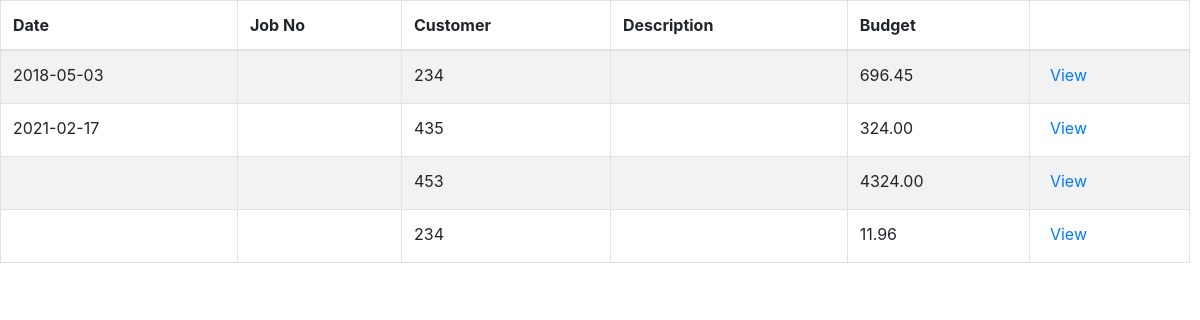
Before: /tables/billing_table.php (signed in) with the older database file.
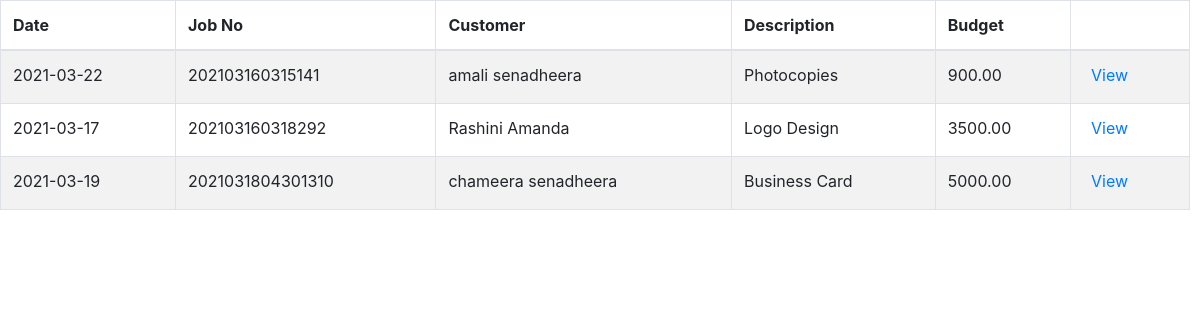
After: the same page with the newer database file.
### tables this page shows
CREATE TABLE `jobs` (
  `id` int(11) NOT NULL,
  `job_no` varchar(100) NOT NULL,
  `customer` varchar(400) NOT NULL,
  `channel` varchar(100) NOT NULL,
  `job_type` varchar(100) NOT NULL,
  `product` varchar(100) NOT NULL,
  `category` varchar(100) NOT NULL,
  `material` varchar(64) NOT NULL,
  `size` varchar(50) NOT NULL,
  `bind` varchar(50) NOT NULL,
  `colour` text NOT NULL,
  `user_description` varchar(250) NOT NULL,
  `date` date NOT NULL,
  `quantity` decimal(10,2) NOT NULL,
  `unit_price` decimal(10,2) NOT NULL,
  `budget` decimal(10,2) NOT NULL,
  `discount` decimal(10,2) NOT NULL DEFAULT '0.00',
  `discounted` decimal(10,2) NOT NULL,
  `ad_pay_amount` decimal(10,2) NOT NULL,
  `rest` decimal(10,2) NOT NULL,
  `admin_description` varchar(250) NOT NULL,
  `state` enum('request','design','production','reject','QA','complete','dispatch') NOT NULL,
  `accepted_by` varchar(100) NOT NULL,
  `designed_by` varchar(150) NOT NULL,
  `production_by` varchar(150) NOT NULL,
  `checked_by` varchar(100) NOT NULL,
  `failed_reason` varchar(255) NOT NULL,
  `cash` decimal(10,2) NOT NULL,
  `change_amt` decimal(10,2) NOT NULL,
  `payment` decimal(10,2) NOT NULL,
  `dispatch_day` varchar(100) NOT NULL,
  `dispatch_year` varchar(10) NOT NULL,
  `dispatch_month` varchar(10) NOT NULL,
  `dispatched_by` varchar(150) NOT NULL
);

### tables/billing_table.php (the view, shortened to what this page needs)
<!DOCTYPE html>
<html>
<head>
</head>
<body>
  <?php
   require '../include/config.php';
   $view_status ="complete";
  if(isset($_POST["query"]))
  {
     $search =$_POST["query"];
     $query = "SELECT * FROM jobs WHERE state='$view_status' AND customer LIKE '%".$search."%' ";
  }
  else if(isset($_POST["date"]))
  {
     $bill_date =$_POST["date"];
     $query = "SELECT * FROM jobs WHERE state='$view_status' AND dispatch_day = '$bill_date' ";
  }
  else if(isset($_POST["query"]) && ($_POST["date"]))
  {
     $search =$_POST["query"];
     $bill_date =$_POST["date"];
     $query = "SELECT * FROM jobs WHERE state='$view_status' AND dispatch_day = '$bill_date' AND job_no LIKE '%".$search."%' ";
  }
  else
  {
     $query = "SELECT * FROM jobs WHERE state='$view_status'";
  }
  $result = mysqli_query($conn ,$query);
  if(mysqli_num_rows($result)>0)
  {
    ?>
 <div class="tablealign">
 <?php include('../include/head.php'); ?>
  <table id="example" class="table table-striped table-bordered" style="width:100%">
   <thead>
    <tr>
     <th>Date</th>
     <th>Job No</th>
     <th>Customer</th>
     <th>Description</th>
     <th>Budget</th>
     <th></th>
    </tr>
   </thead>
   <tbody>
   <?php
   while($row = mysqli_fetch_array($result))
   {
    echo '
    <tr>
     <td>'.$row["dispatch_day"].'</td>
     <td>'.$row["job_no"].'</td>
     <td>'.$row["customer"].'</td>
     <td>'.$row["product"].'</td>
     <td>'.$row["budget"].'</td>
      <td><button type="button"  id="' .$row["id"].'" name="'.$row["id"].'" class="btn btn-primary btn-sm view_data" data-toggle="modal" data-target="#myModal" style="background-color: transparent; border: 0px; color: #007bff; font-size: 16px; padding-top: 0px;">View</button></td>
    </tr>';
   }
   ?>
   </tbody>
  </table>
</div>
   <?php
  }
  else
  {
   echo 'Data Not Found';
  }
  ?>
  </body>
  </html>

Changed rows visible on the page:
no longer on this page (row edited): jobs: dispatch_day "2018-05-03", customer "234", budget "696.45"
no longer on this page (row edited): jobs: dispatch_day "2021-02-17", customer "435", budget "324.00"
no longer on this page (row edited): jobs: customer "453", budget "4324.00"
no longer on this page (row edited): jobs: customer "234", budget "11.96"
added jobs: dispatch_day "2021-03-22", job_no "202103160315141", customer "amali senadheera", product "Photocopies", budget "900.00"
added jobs: dispatch_day "2021-03-17", job_no "202103160318292", customer "Rashini Amanda", product "Logo Design", budget "3500.00"
now on this page (row edited): jobs: dispatch_day "2021-03-19", job_no "2021031804301310", customer "chameera senadheera", product "Business Card", budget "5000.00"
